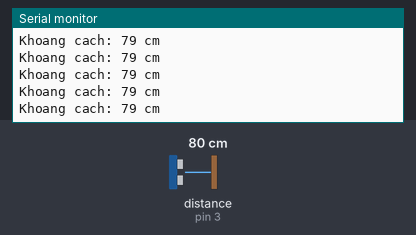
Simulated run of this sketch. Board: Arduino Uno, built with avr-gcc and run on an emulated ATmega328P. On the bench: the last lines printed to the serial monitor. Wiring (inferred from the names in the program): ultrasonic range finder: trigger pin 2; echo pin 3. The inputs (shaded band) are chosen by the test bench; at power-on: distance to the obstacle (sensor on pin 3) 80 cm. The echo pulse lasts 58.3 µs per cm; no radio packets arrive unless stated.

Above: at 1.2 s.
1.3 s: distance to the obstacle (sensor on pin 3) set to 2 cm
At 1.63 s:
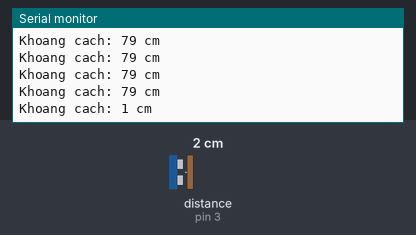
2.8 s: distance to the obstacle (sensor on pin 3) set to 4 cm
At 2.84 s:
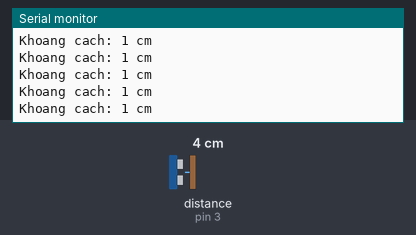
Timing chart, 0 to 5.8 s (numbered marks = the images above; inputs shaded):
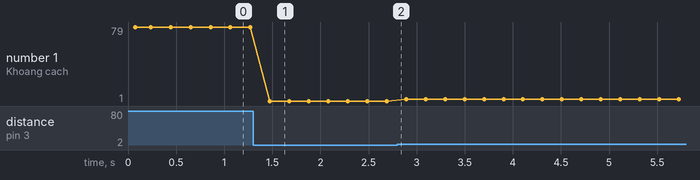

Measured:
- after the input at 1.3 s, the serial monitor: prints a new line after 0.17 s (image 1)
- plotted number 1: 79 → 1 after the input at 1.3 s, 1 → 3 after the input at 2.8 s

The sketch:

TX_RF24_SIEUAM.ino
```cpp
//TX
#include <Arduino.h>
//Khai báo thư viện SPI để giao tiếp với module RF24
#include <SPI.h>
//Khai báo thư viện RF24 để điều khiển module RF24
#include <RF24.h>
//Khai báo chân CE và CSN của module RF24
RF24 radio(8, 7);
//Mảng chứa địa chỉ để gửi dữ liệu
//Địa chỉ của module RF24 (5 byte)
const byte diachi[5] = {5, 10, 15, 20, 25};

//Tạo các gói dữ liệu để gửi và nhận
int trig = 2;
int echo = 3;


void setup() {
pinMode(trig, OUTPUT);
pinMode(echo, INPUT);
//Khởi động giao tiếp Serial để hiển thị dữ liệu
  Serial.begin(9600);
//Kiểm tra thiết bị có hoat động không
    if (!radio.begin()) {
        Serial.println("Khong tim thay module RF24");
        while (1) {} // Dừng chương trình nếu không tìm thấy module
    }
//Tạo đường truyền dữ liệu theo địa chỉ đã khai báo
    radio.openWritingPipe(diachi);
//Cài đặt bộ khuếch đại công suất để tăng khoảng cách truyền
    radio.setPALevel(RF24_PA_HIGH);
//Chọn kênh truyền dữ liệu. Có 125 kênh (0-125) để tránh nhiễu sóng
    radio.setChannel(80);
//Đặt module ở chế độ phát sóng
    radio.stopListening();

    if (!radio.available())
    {
        Serial.println("Chưa kết nối được với RX...!!");
        Serial.println("CHỜ KẾT NỐI......!!");
    }
}

void loop() {
unsigned long duration, distance;
digitalWrite(trig, LOW);
delayMicroseconds(2);
digitalWrite(trig, HIGH);
delayMicroseconds(10);
digitalWrite(trig, LOW);
duration = pulseIn(echo, HIGH);
distance = (duration / 2) / 29.1; // Tính khoảng cách dựa trên thời gian và tốc độ âm thanh
Serial.print("Khoang cach: ");
Serial.print(distance);
Serial.println(" cm");
//Gửi dữ liệu khoảng cách qua module RF24
radio.write(&distance, sizeof(distance));
delay(200); // Đợi 0,5 giây trước khi gửi dữ liệu tiếp theo
}
```
